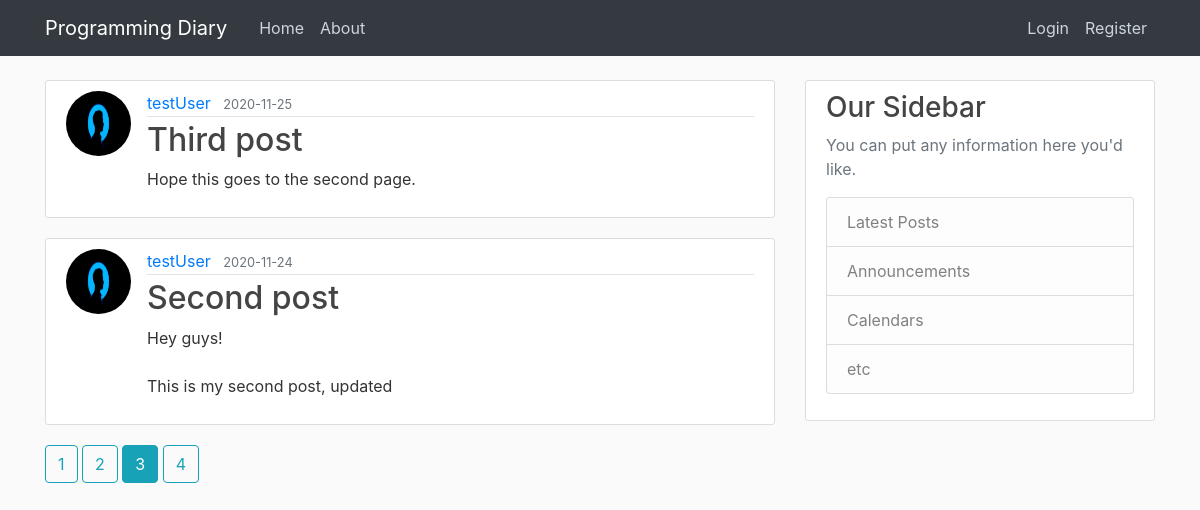
Screenshot of /home?page=3 with the database file from the repository.
### blog/models.py (models this page shows, shortened)
class Post(db.Model):
    id = db.Column(db.Integer, primary_key=True)
    title = db.Column(db.String(100), nullable=False)
    date_posted = db.Column(db.DateTime, nullable=False, default=datetime.utcnow)
    content = db.Column(db.Text, nullable=False)
    user_id = db.Column(db.Integer, db.ForeignKey('user.id'), nullable=False)

class User(db.Model, UserMixin):
    id = db.Column(db.Integer, primary_key=True)
    username = db.Column(db.String(20), unique=True, nullable=False)
    email = db.Column(db.String(120), unique=True, nullable=False)
    image_file = db.Column(db.String(20), nullable=False, default='default.jpg')
    password = db.Column(db.String(60), nullable=False)
    posts = db.relationship('Post', backref='author', lazy=True) # clarify relationship between tables

### blog/main/routes.py (the view)
@main.route("/")
@main.route("/home")
def home():
    page = request.args.get('page', 1, type=int)
    posts = Post.query.order_by(Post.date_posted.desc()).paginate(page=page, per_page=2)
    return render_template('home.html', posts=posts)

### blog/templates/home.html
{% extends "layout.html" %}
{% block content %}
    {% for post in posts.items %}
        <article class="media content-section">
            <img class="rounded-circle article-img" src="{{ url_for('static', filename='profile_pics/' + post.author.image_file) }}" alt="profile">
            <div class="media-body">
                <div class="article-metadata">
                    <a class="mr-2" href="{{ url_for('users.user_posts', username=post.author.username) }}">{{ post.author.username }}</a>
                    <small class="text-muted" href="#">{{ post.date_posted.strftime('%Y-%m-%d') }}</small>
                </div>
                <h2><a class="article-title" href="{{ url_for('posts.post', post_id=post.id) }}">{{ post.title }}</a></h2>
                <p class="article-content">{{ post.content | truncate(200) }}</p>
            </div>
        </article>
    {% endfor %}
    {% for page_num in posts.iter_pages(left_edge=1, right_edge=1, left_current=1, right_current=2) %}
        {% if page_num %}
            {% if posts.page == page_num %}
                <a class="btn btn-info mb-4" href="{{ url_for('main.home', page=page_num) }}">{{ page_num }}</a>
            {% else %}
                <a class="btn btn-outline-info mb-4" href="{{ url_for('main.home', page=page_num) }}">{{ page_num }}</a>
            {% endif %}
        {% else %}
            ...
        {% endif %}
    {% endfor %}
{% endblock content %}

### blog/static/main.css (style rules this page uses)
body { background: #fafafa; color: #333333; margin-top: 5rem; }
h1, h2, h3, h4, h5, h6 { color: #444444; }
.content-section { background: #ffffff; padding: 10px 20px; border: 1px solid #dddddd; border-radius: 3px; margin-bottom: 20px; }
.article-title { color: #444444; }
.article-content { white-space: pre-line; }
.article-img { height: 65px; width: 65px; margin-right: 16px; }
.article-metadata { padding-bottom: 1px; margin-bottom: 4px; border-bottom: 1px solid #e3e3e3 }

### rows the page displays
Post: image_file (placeholder picture), author.username "testUser", date_posted "2020-11-25", title "Third post", content "Hope this goes to the second page."
Post: image_file (placeholder picture), author.username "testUser", date_posted "2020-11-24", title "Second post", content "Hey guys! This is my second post, updated"

### other values shown
{{ page_num }} "1" "2" "4"
{{ page_num }} "3"
